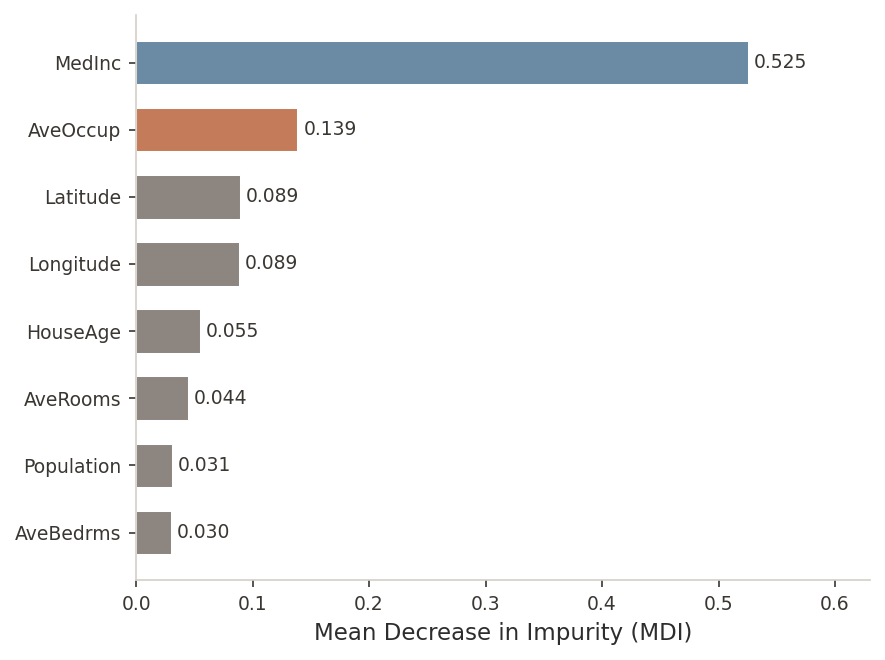

Python code for this plot:
"""Feature importance bar chart for California Housing Random Forest."""
import matplotlib.pyplot as plt
import numpy as np
from sklearn.datasets import fetch_california_housing
from sklearn.ensemble import RandomForestRegressor
from sklearn.model_selection import train_test_split

plt.rcParams['figure.facecolor'] = 'white'
plt.rcParams['font.family'] = 'sans-serif'

# Fit the model
data = fetch_california_housing()
X_train, X_test, y_train, y_test = train_test_split(
    data.data, data.target, test_size=0.2, random_state=42
)
rf = RandomForestRegressor(n_estimators=100, random_state=42)
rf.fit(X_train, y_train)

# Sort importances
indices = np.argsort(rf.feature_importances_)[::-1]
names = [data.feature_names[i] for i in indices]
values = rf.feature_importances_[indices]

# White Academia colors
colors = ['#6B8BA4' if i == 0 else '#C47B5A' if i == 1 else '#8C8580' for i in range(len(names))]

fig, ax = plt.subplots(figsize=(6, 4.5), dpi=150)
bars = ax.barh(range(len(names)), values, color=colors, height=0.65, edgecolor='white', linewidth=0.5)

ax.set_yticks(range(len(names)))
ax.set_yticklabels(names, fontsize=10, color='#2D2D2D')
ax.invert_yaxis()
ax.set_xlabel('Mean Decrease in Impurity (MDI)', fontsize=11, color='#2D2D2D')

# Value labels
for i, v in enumerate(values):
    ax.text(v + 0.005, i, f'{v:.3f}', va='center', fontsize=9, color='#3A3632')

ax.spines['top'].set_visible(False)
ax.spines['right'].set_visible(False)
ax.spines['left'].set_color('#D5CEC7')
ax.spines['bottom'].set_color('#D5CEC7')
ax.tick_params(colors='#3A3632', labelsize=9)
ax.set_xlim(0, max(values) * 1.2)

plt.tight_layout()
plt.savefig('/Users/openclaw/Resilio Sync/Documents/econ-lecture-material/econ5200-applied-data-analytics/ch19-econ5200-tree-based-models-random-forests/figures/figure_002_feature_importance.png',
            dpi=150, bbox_inches='tight', facecolor='white')
plt.close()
print("OK: figure_002_feature_importance.png")
